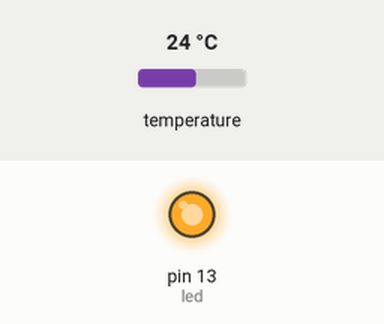
The sketch below on a simulated Arduino Uno, built with avr-gcc and run on an emulated ATmega328P. Parts: output pins drawn as LEDs (lit = HIGH). The test bench sets the inputs (shaded band); at power-on: temperature 24 °C. What the sketch prints to the serial monitor is not drawn.

Above: at 0.1 s.
At 0.6 s:
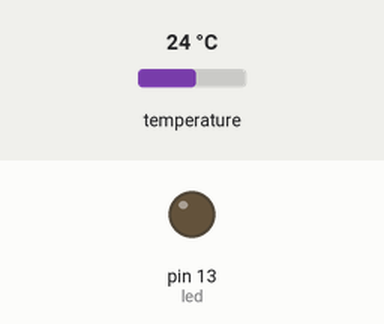
Timing chart, 0 to 2.1 s (numbered marks = the images above):
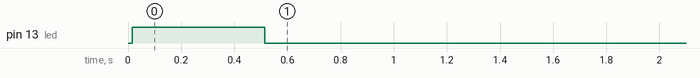

The sketch:

upload_data.ino
```cpp
#include <DallasTemperature.h>
#include <OneWire.h>

#include <Arduino.h>
#define PROTOCOL     "HSP/1.0"
#define DEVICE_ID    "201201"
#define SENSOR_ID    "201204"
#define SENSOR_TYPE  "DATA"

int led = 13;
// Data wire is plugged into port 0 on the Arduino
#define ONE_WIRE_BUS 2
// Setup a oneWire instance to communicate with any OneWire devices (not just Maxim/Dallas temperature ICs)
OneWire oneWire(ONE_WIRE_BUS);
// Pass our oneWire reference to Dallas Temperature.
DallasTemperature sensors(&oneWire);

void setup()
{
  // Start up the library
  sensors.begin();

  pinMode(led, OUTPUT);
  pinMode(ONE_WIRE_BUS, INPUT);
  digitalWrite(led, HIGH);
  delay(500);
  digitalWrite(led, LOW);
  Serial.begin(9600);
}

void loop()
{
  sensors.requestTemperatures();

  Serial.println(PROTOCOL);
  Serial.print(DEVICE_ID);
  Serial.println(SENSOR_ID);
  Serial.println(SENSOR_TYPE);
  Serial.println(sensors.getTempCByIndex(5));

  delay(4000);
}
```
